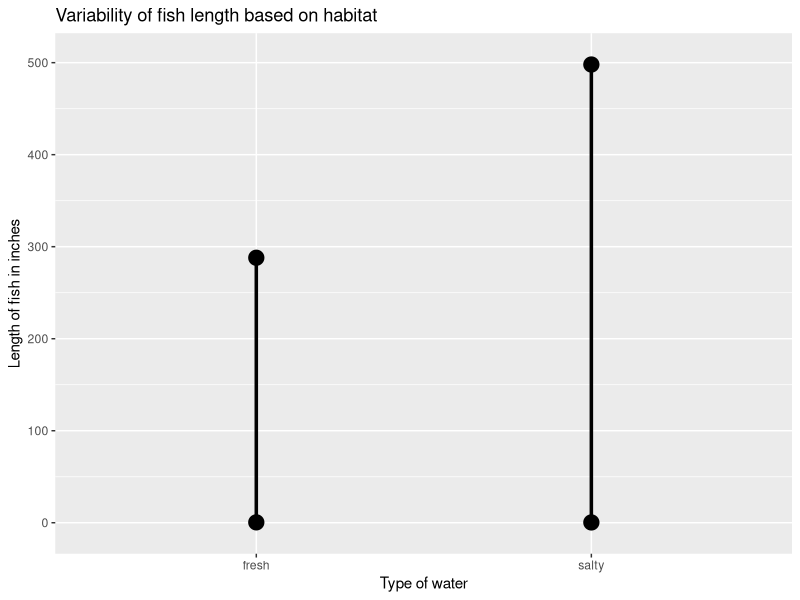
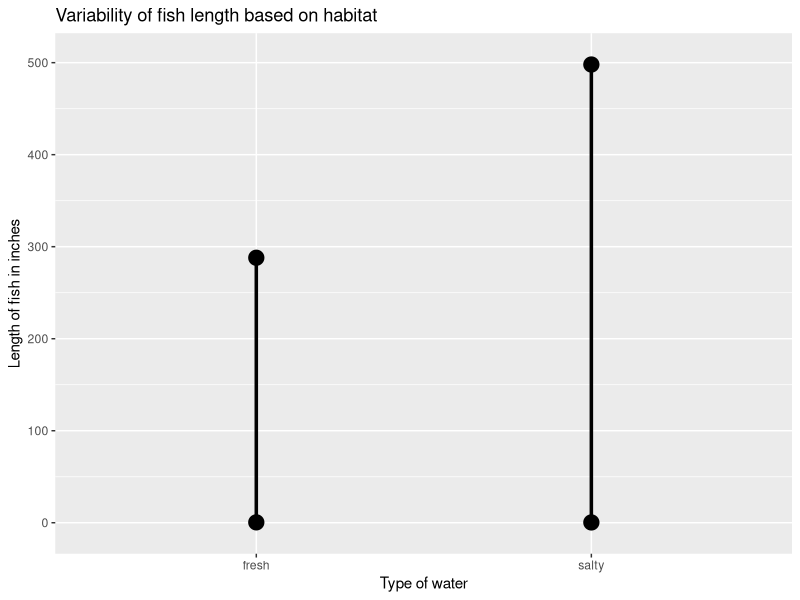

The R script that drew these images, in order:
library(ggplot2)

key <- rep(c('fresh', 'salty'), 2)
values <- c(0.41, 0.33, 288, 498)

df <- data.frame(key, values)
df

ggplot(df, aes(x=key, y=values)) +
  geom_dotplot(binaxis='y', stackdir='center') +
  ylab('Length of fish in inches') +
  xlab('Type of water') +
  ggtitle('Variability of fish length based on habitat') +
  geom_line(size=1.2)
  
ggsave('./physical.png')